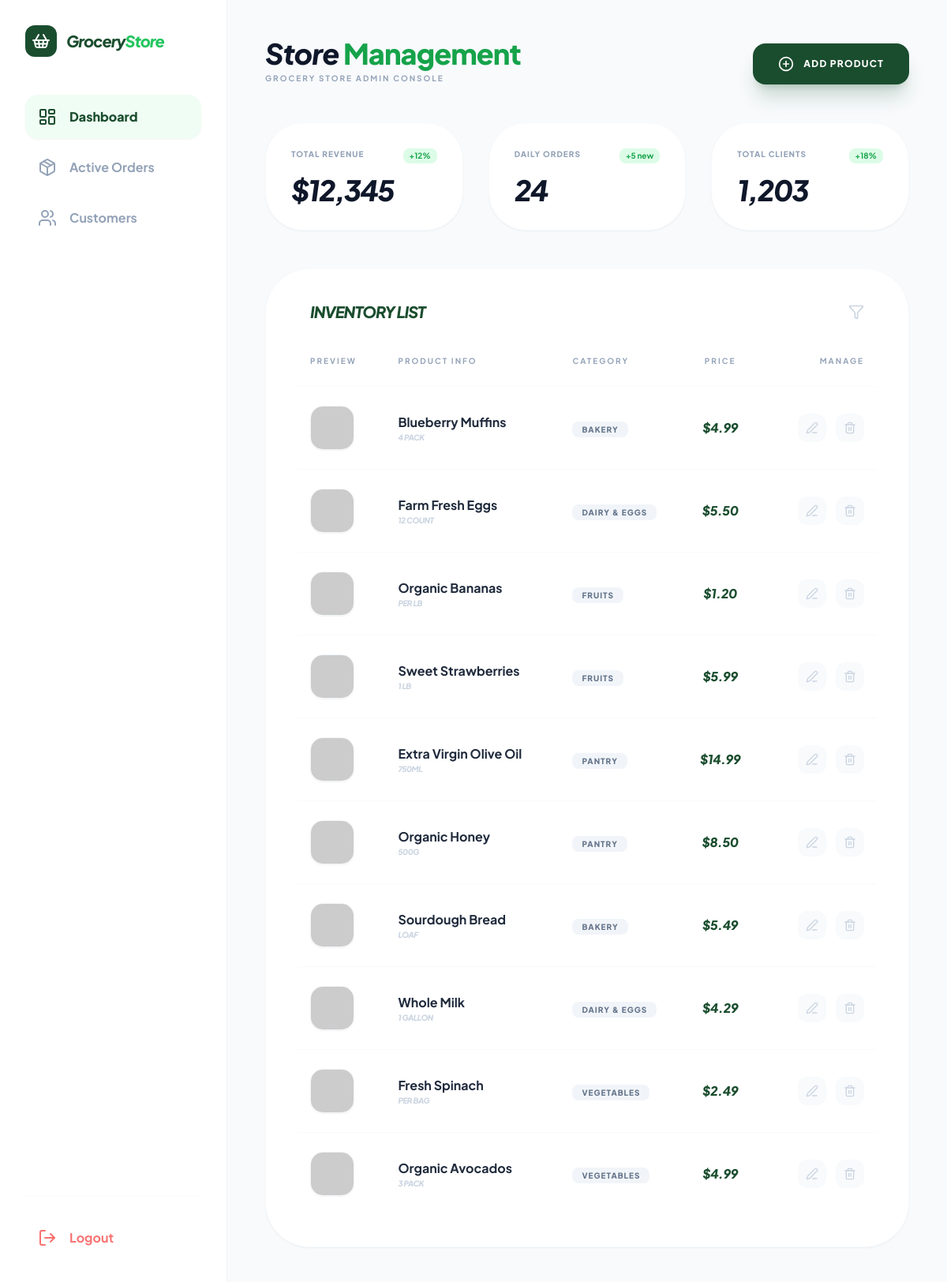
Page /admin.php (signed in) on the committed database.
### tables this page shows
CREATE TABLE `products` (
  `id` int(11) NOT NULL,
  `name` varchar(255) NOT NULL,
  `category` varchar(100) NOT NULL,
  `price` decimal(10,2) NOT NULL,
  `unit` varchar(50) NOT NULL,
  `image_url` varchar(255) NOT NULL
);

### admin.php (the view, shortened to what this page needs)
<?php
require_once 'db.php';
try {
    $stmt = $pdo->query("SELECT * FROM products ORDER BY id DESC");
    $inventory = $stmt->fetchAll();
} catch (PDOException $e) {
    die("Error fetching inventory: " . $e->getMessage());
}
?>
<!DOCTYPE html>
<html lang="en">
<head>
    <script src="https://cdn.tailwindcss.com"></script>
</head>
<body class="bg-[#f8fafc] flex min-h-screen">
    <aside class="w-72 bg-white border-r border-slate-100 flex flex-col p-8 sticky top-0 h-screen">
        <div class="flex items-center gap-3 mb-12">
            <div class="w-10 h-10 bg-[#1a4d2e] rounded-xl flex items-center justify-center">
                <i data-lucide="shopping-basket" class="text-white w-6 h-6"></i>
            </div>
            <span class="text-xl font-black text-[#1a4d2e] tracking-tighter italic">Grocery<span class="text-green-500">Store</span></span>
        </div>
        <nav class="space-y-2 flex-grow">
            <a href="admin.php" class="flex items-center gap-4 p-4 bg-green-50 text-[#1a4d2e] rounded-2xl font-black shadow-sm shadow-green-900/5 transition-all">
                <i data-lucide="layout-dashboard"></i> Dashboard
            </a>
            <a href="orders.php" class="flex items-center gap-4 p-4 text-slate-400 font-bold hover:text-[#1a4d2e] hover:bg-slate-50 rounded-2xl transition-all">
                <i data-lucide="package"></i> Active Orders
            </a>
            <a href="customers.php" class="flex items-center gap-4 p-4 text-slate-400 font-bold hover:text-[#1a4d2e] hover:bg-slate-50 rounded-2xl transition-all">
                <i data-lucide="users"></i> Customers
            </a>
        </nav>
        <div class="pt-6 border-t border-slate-50">
            <a href="logout.php" class="flex items-center gap-4 p-4 text-red-400 font-bold hover:bg-red-50 rounded-2xl transition-all group">
                <i data-lucide="log-out" class="group-hover:translate-x-1 transition-transform"></i>
                <span>Logout</span>
            </a>
        </div>
    </aside>
    <main class="flex-grow p-12">
        <header class="flex justify-between items-end mb-12">
            <div>
                <h1 class="text-4xl font-black text-slate-900 tracking-tight italic">Store <span class="text-green-600 not-italic">Management</span></h1>
                <p class="text-slate-400 font-bold mt-1 uppercase text-[10px] tracking-[0.2em]">Grocery Store Admin Console</p>
            </div>
            <a href="add_product.php" class="bg-[#1a4d2e] text-white px-8 py-4 rounded-2xl font-black flex items-center gap-3 shadow-xl shadow-green-900/20 hover:scale-105 transition-all text-xs uppercase tracking-widest">
                <i data-lucide="plus-circle" class="w-5 h-5"></i> Add Product
            </a>
        </header>
        <div class="grid grid-cols-1 md:grid-cols-3 gap-8 mb-12">
            <div class="bg-white p-8 rounded-[3rem] border border-slate-50 shadow-sm hover:shadow-md transition-shadow">
                <div class="flex justify-between items-start mb-4">
                    <p class="text-[10px] font-black text-slate-400 uppercase tracking-widest">Total Revenue</p>
                    <span class="bg-green-100 text-green-600 px-2 py-0.5 rounded-lg text-[10px] font-bold">+12%</span>
                </div>
                <h2 class="text-4xl font-black text-slate-900 tracking-tighter italic leading-none">$12,345</h2>
            </div>
            <div class="bg-white p-8 rounded-[3rem] border border-slate-50 shadow-sm hover:shadow-md transition-shadow">
                <div class="flex justify-between items-start mb-4">
                    <p class="text-[10px] font-black text-slate-400 uppercase tracking-widest">Daily Orders</p>
                    <span class="bg-green-100 text-green-600 px-2 py-0.5 rounded-lg text-[10px] font-bold">+5 new</span>
                </div>
                <h2 class="text-4xl font-black text-slate-900 tracking-tighter italic leading-none">24</h2>
            </div>
            <div class="bg-white p-8 rounded-[3rem] border border-slate-50 shadow-sm hover:shadow-md transition-shadow">
                <div class="flex justify-between items-start mb-4">
                    <p class="text-[10px] font-black text-slate-400 uppercase tracking-widest">Total Clients</p>
                    <span class="bg-green-100 text-green-600 px-2 py-0.5 rounded-lg text-[10px] font-bold">+18%</span>
                </div>
                <h2 class="text-4xl font-black text-slate-900 tracking-tighter italic leading-none">1,203</h2>
            </div>
        </div>
        <div class="bg-white rounded-[3.5rem] border border-slate-50 p-10 shadow-sm">
            <div class="flex justify-between items-center mb-10 px-4">
                <h3 class="text-xl font-black text-[#1a4d2e] italic uppercase tracking-tighter">Inventory List</h3>
                <div class="text-slate-300">
                    <i data-lucide="filter" class="w-5 h-5 cursor-pointer hover:text-slate-500 transition-colors"></i>
                </div>
            </div>
            <table class="w-full text-left">
                <thead>
                    <tr class="text-slate-400 text-[10px] font-black uppercase tracking-[0.2em] border-b border-slate-50">
                        <th class="pb-6 px-4">Preview</th>
                        <th class="pb-6">Product Info</th>
                        <th class="pb-6">Category</th>
                        <th class="pb-6 text-center">Price</th>
                        <th class="pb-6 text-right px-4">Manage</th>
                    </tr>
                </thead>
                <tbody class="divide-y divide-slate-50">
                    <?php if(empty($inventory)): ?>
                        <tr>
                            <td colspan="5" class="py-20 text-center text-slate-400 font-bold italic">No products found. Add one to get started!</td>
                        </tr>
                    <?php else: ?>
                        <?php foreach($inventory as $item): ?>
                        <tr class="group hover:bg-slate-50/50 transition-colors">
                            <td class="py-6 px-4">
                                <img src="<?php echo $item['image_url']; ?>" class="w-14 h-14 rounded-2xl object-cover shadow-sm border border-slate-100 group-hover:scale-105 transition-transform" onerror="this.src='https://placehold.co/100x100?text=None'">
                            </td>
                            <td class="py-6">
                                <p class="font-bold text-slate-800"><?php echo htmlspecialchars($item['name']); ?></p>
                                <p class="text-[10px] text-slate-300 font-black uppercase italic tracking-tighter"><?php echo htmlspecialchars($item['unit']); ?></p>
                            </td>
                            <td class="py-6">
                                <span class="bg-slate-100 text-slate-500 text-[10px] font-black px-3 py-1 rounded-lg uppercase tracking-widest group-hover:bg-green-100 group-hover:text-green-700 transition-colors">
                                    <?php echo htmlspecialchars($item['category']); ?>
                                </span>
                            </td>
                            <td class="py-6 text-center font-black text-[#1a4d2e] italic tracking-tight">$<?php echo number_format($item['price'], 2); ?></td>
                            <td class="py-6 text-right px-4">
                                <div class="flex justify-end gap-3">
                                    <button class="w-9 h-9 bg-slate-50 rounded-xl flex items-center justify-center text-slate-300 hover:text-green-600 hover:bg-green-50 transition-all border border-transparent hover:border-green-100">
                                        <i data-lucide="edit-3" class="w-4 h-4"></i>
                                    </button>
                                    <button class="w-9 h-9 bg-slate-50 rounded-xl flex items-center justify-center text-slate-300 hover:text-red-500 hover:bg-red-50 transition-all border border-transparent hover:border-red-100">
                                        <i data-lucide="trash-2" class="w-4 h-4"></i>
                                    </button>
                                </div>
                            </td>
                        </tr>
                        <?php endforeach; ?>
                    <?php endif; ?>
                </tbody>
            </table>
        </div>
    </main>
</body>
</html>

### admin.php (style rules this page uses)
body { font-family: 'Plus Jakarta Sans', sans-serif; }

### rows in the picture
products: name "Blueberry Muffins", unit "4 PACK", category "BAKERY", price "4.99"
products: name "Farm Fresh Eggs", unit "12 COUNT", category "DAIRY & EGGS", price "5.50"
products: name "Organic Bananas", unit "PER LB", category "FRUITS", price "1.20"
products: name "Sweet Strawberries", unit "1 LB", category "FRUITS", price "5.99"
products: name "Extra Virgin Olive Oil", unit "750ML", category "PANTRY", price "14.99"
products: name "Organic Honey", unit "500G", category "PANTRY", price "8.50"
products: name "Sourdough Bread", unit "LOAF", category "BAKERY", price "5.49"
products: name "Whole Milk", unit "1 GALLON", category "DAIRY & EGGS", price "4.29"
products: name "Fresh Spinach", unit "PER BAG", category "VEGETABLES", price "2.49"
products: name "Organic Avocados", unit "3 PACK", category "VEGETABLES", price "4.99"
